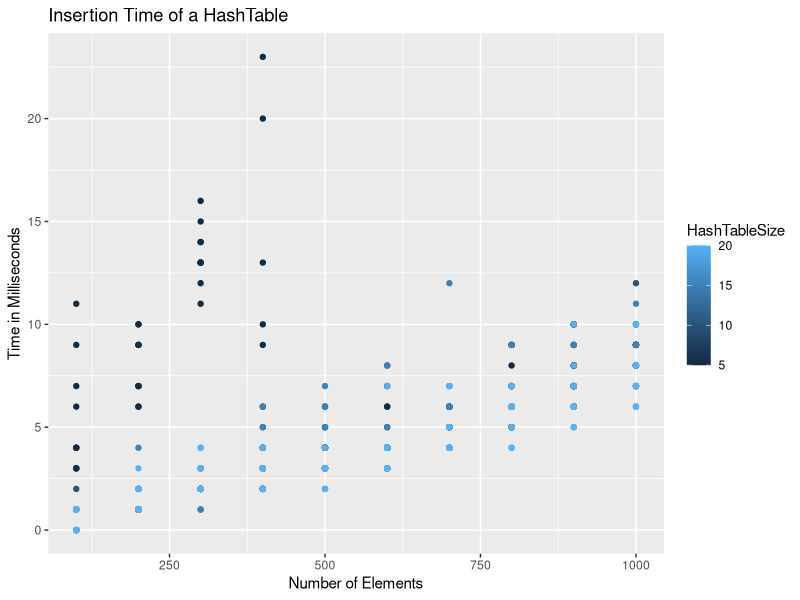
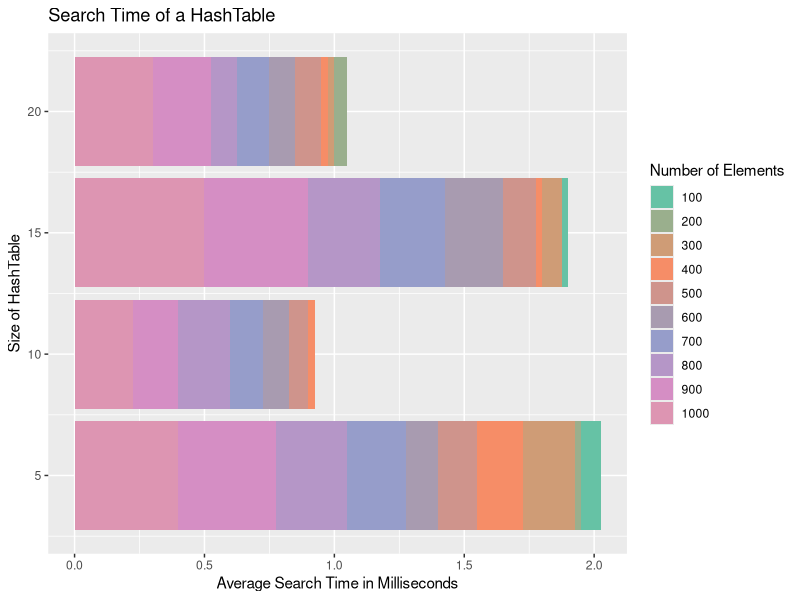
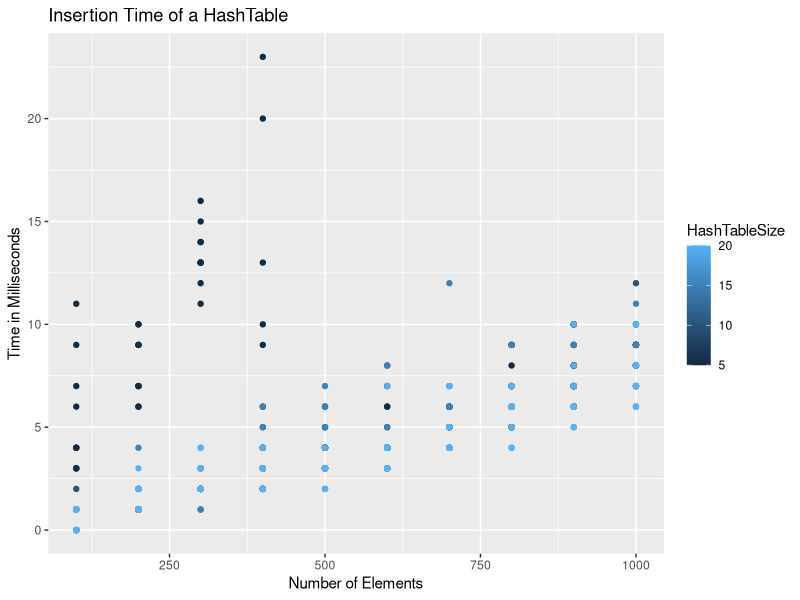
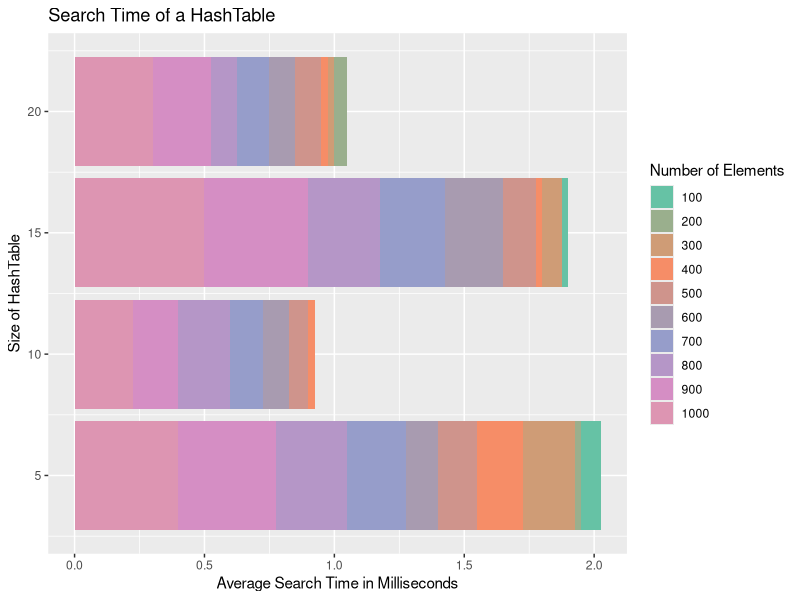

R code for these plots, in order:
library(RColorBrewer)
library(ggplot2)
nb.cols <- 21
mycolors <- colorRampPalette(brewer.pal(10, "Set2"))(nb.cols)
TTM <- read.csv("DataGraph.csv")
head(TTM)
tail(TTM)
ggplot(data = TTM, aes(x=Time, y=Elements, color=HashTableSize)) +geom_point(stat = "identity") + labs(title = "Insertion Time of a HashTable", 
                                                                                           y = "Number of Elements", x = "Time in Milliseconds", fill = "Size of HashTable")+coord_flip() + scale_fill_manual(values = mycolors) 
ggsave("Lab11Insertion.jpg", width = 11, height = 8)

TTM <- read.csv("DataGraph.csv")
head(TTM)
tail(TTM)
ggplot(data = TTM, aes(x=HashTableSize, y=SearchTime/40, fill=factor(Elements))) +geom_bar(stat = "identity") + scale_fill_manual(values = mycolors) + labs(title = "Search Time of a HashTable",
                                                                                           fill = "Number of Elements", y = "Average Search Time in Milliseconds", x = "Size of HashTable")+coord_flip()
ggsave("Lab11Searching.jpg", width = 11, height = 8)
